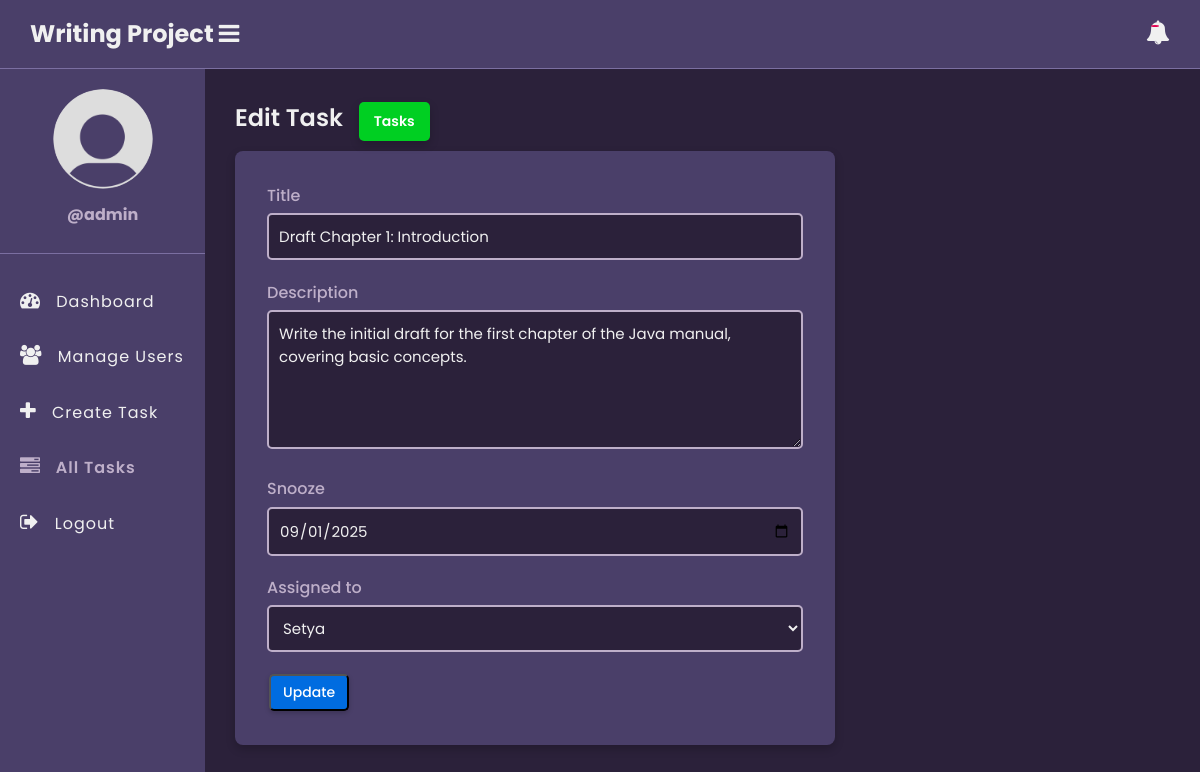
/edit-task.php?id=4 (signed in), run on the app's committed database.
### tables this page shows
CREATE TABLE `tasks` (
  `id` int(11) NOT NULL,
  `title` varchar(100) NOT NULL,
  `description` text DEFAULT NULL,
  `assigned_to` int(11) DEFAULT NULL,
  `due_date` date DEFAULT NULL,
  `status` enum('pending','in_progress','completed') DEFAULT 'pending',
  `created_at` timestamp NOT NULL DEFAULT current_timestamp()
);

### app/model/Task.php (called while the page is built, shortened)
<?php
function get_task_by_id($conn, $id){
	$sql = "SELECT * FROM tasks WHERE id =? ";
	$stmt = $conn->prepare($sql);
	$stmt->execute([$id]);
	if($stmt->rowCount() > 0){
		$task = $stmt->fetch();
	}else $task = 0;
	return $task;
}

### app/model/User.php (called while the page is built, shortened)
<?php
function get_all_users($conn){
	$sql = "SELECT * FROM users WHERE role =? ";
	$stmt = $conn->prepare($sql);
	$stmt->execute(["employee"]);
	if($stmt->rowCount() > 0){
		$users = $stmt->fetchAll();
	}else $users = 0;
	return $users;
}

### edit-task.php (the view, shortened to what this page needs)
<?php
if (isset($_SESSION['role']) && isset($_SESSION['id']) && $_SESSION['role'] == "admin") {
    include "DB_connection.php";
    include "app/Model/Task.php";
    include "app/Model/User.php";
    $id = $_GET['id'];
    $task = get_task_by_id($conn, $id);
   $users = get_all_users($conn);
 ?>
<!DOCTYPE html>
<html>
<head>
	<link rel="stylesheet" href="https://stackpath.bootstrapcdn.com/font-awesome/4.7.0/css/font-awesome.min.css">
	<link rel="stylesheet" href="css/style.css">
</head>
<body>
	<?php include "inc/header.php" ?>
	<div class="body">
		<?php include "inc/nav.php" ?>
		<section class="section-1">
			<h4 class="title">Edit Task <a href="tasks.php">Tasks</a></h4>
			<form class="form-1"
			      method="POST"
			      action="app/update-task.php">
				<div class="input-holder">
					<lable>Title</lable>
					<input type="text" name="title" class="input-1" placeholder="Full Name" value="<?=$task['title']?>"><br>
				</div>
				<div class="input-holder">
					<lable>Description</lable>
					<textarea name="description" rows="5" class="input-1" ><?=$task['description']?></textarea><br>
				</div>
				<div class="input-holder">
					<lable>Snooze</lable>
					<input type="date" name="due_date" class="input-1" placeholder="Snooze" value="<?=$task['due_date']?>"><br>
				</div>
            <div class="input-holder">
					<lable>Assigned to</lable>
					<select name="assigned_to" class="input-1">
						<?php if ($users !=0) {
							foreach ($users as $user) {
								if ($task['assigned_to'] == $user['id']) { ?>
									<option selected value="<?=$user['id']?>"><?=$user['full_name']?></option>
						<?php }else{ ?>
                  <option value="<?=$user['id']?>"><?=$user['full_name']?></option>
						<?php } } } ?>
					</select><br>
				</div>
				<button class="edit-btn">Update</button>
			</form>
		</section>
	</div>
</body>
</html>
<?php }else{
   $em = "First login";
   header("Location: login.php?error=$em");
   exit();
}
 ?>

### css/style.css (style rules this page uses)
:root { --bg-darkest: #2b213a; --bg-medium: #4a3f69; --bg-light-table: #7b6fa1; --accent: #beafc9; --text-primary: #f0f0f0; --text-secondary: #beafc9; --blue-btn: #006ce0; --red-btn: #e00051; --green-btn: #00cf22; --danger-bg: #ff98aa; --danger-text: #b20008; --success-bg: #80ce91; --success-text: #009d22; }
* { margin: 0; padding: 0; box-sizing: border-box; font-family: Poppins, sans-serif; }
html { height: 100%; }
body { background-color: var(--bg-darkest); color: var(--text-primary); line-height: 1.6; }
a { color: var(--accent); text-decoration: none; }
.body { display: flex; }
.section-1 { padding: 30px; width: 100%; background: var(--bg-darkest); }
.section-1 .title { color: var(--text-primary); font-size: 24px; font-weight: 600; margin-bottom: 10px; }
.section-1 .title a { text-decoration: none; display: inline-block; border: none; background: var(--green-btn); padding: 8px 15px; color: #fff; font-size: 14px; border-radius: 5px; cursor: pointer; transition: opacity 0.3s; box-shadow: 0 4px 10px rgba(0, 0, 0, 0.2); margin-left: 10px; }
.delete-btn, .edit-btn { text-decoration: none; display: inline-block; padding: 6px 12px; color: #fff; font-size: 14px; font-weight: 500; border-radius: 5px; cursor: pointer; outline: none; transition: opacity 0.3s; box-shadow: 0 2px 5px rgba(0, 0, 0, 0.2); margin: 2px; }
.edit-btn { background: var(--blue-btn); }
.form-1 { width: 90%; max-width: 600px; background: var(--bg-medium); padding: 2rem; border-radius: 8px; box-shadow: 0 4px 10px rgba(0, 0, 0, 0.2); }
.input-holder lable { display: block; margin-bottom: 5px; color: var(--text-secondary); font-weight: 500; }
.input-1 { border: 2px solid var(--accent); width: 100%; padding: 10px; font-size: 15px; outline: none; border-radius: 5px; background: var(--bg-darkest); color: var(--text-primary); }
.input-holder { margin-bottom: 1.2rem; }

### data on the page
tasks: title "Draft Chapter 1: Introduction", description "Write the initial draft for the first chapter of the Java manual, covering basic concepts.", due_date "09/01/2025"

### other printed values
$_SESSION['username'] "admin"
form field assigned_to "Setya"
